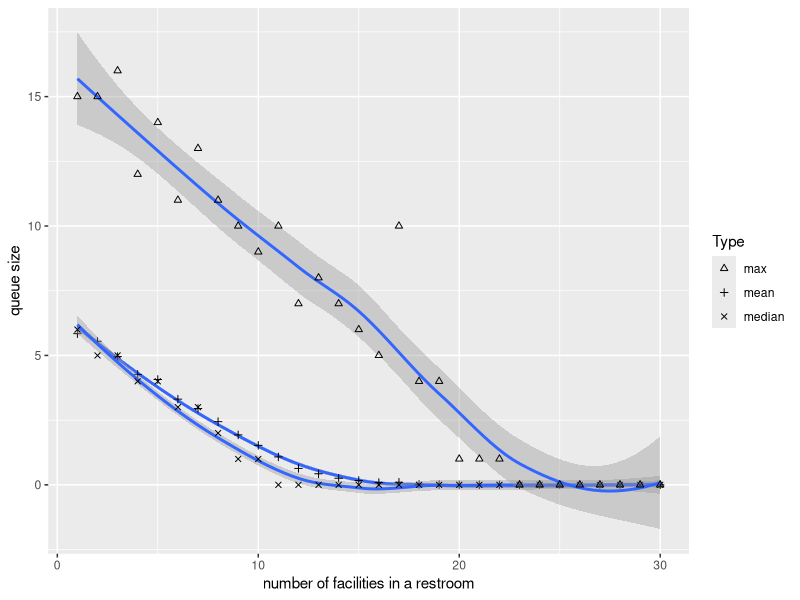

Reproduce this figure in R.
library(ggplot2)

data <- read.table("simulation2.csv", header=TRUE, sep=",")
mean <- colMeans(data)  # colMeans is for the mean of the column. cant do mean on rows
median <- apply(data,2,median)  # apply median on every column (2 is column)
max <- apply(data,2,max)
df <- data.frame(population=seq(from=1,to=30),mean=mean,median=median,max=max)

ggplot(data=df) + scale_shape_manual(name = "Type", values=c(2,3,4)) + 
  geom_smooth(aes(x = population, y = mean)) +
  geom_point(aes(x = population, y = mean, shape = "mean")) +
  geom_smooth(aes(x = population, y = median)) +
  geom_point(aes(x = population, y = median, shape = "median")) +  
  geom_smooth(aes(x = population, y = max)) +
  geom_point(aes(x = population, y = max, shape = "max")) +
  scale_y_continuous("queue size") +
  scale_x_continuous("number of facilities in a restroom")